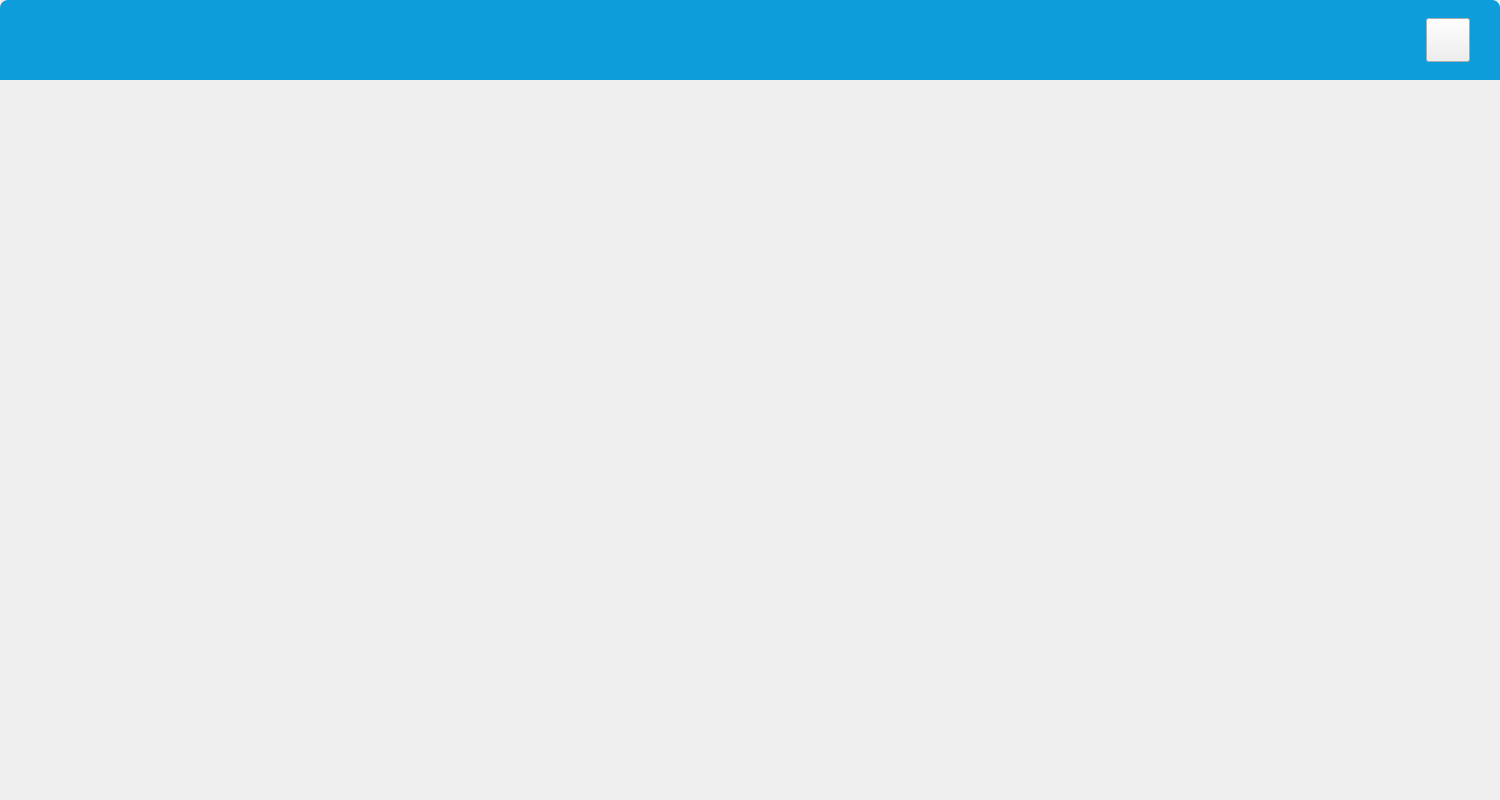
<?xml version="1.0" encoding="UTF-8"?>
<ui version="4.0">
 <class>CBaseDialog</class>
 <widget class="QWidget" name="CBaseDialog">
  <property name="geometry">
   <rect>
    <x>0</x>
    <y>0</y>
    <width>1500</width>
    <height>800</height>
   </rect>
  </property>
  <property name="windowTitle">
   <string>Form</string>
  </property>
  <property name="styleSheet">
   <string notr="true"/>
  </property>
  <widget class="QGroupBox" name="groupBox">
   <property name="geometry">
    <rect>
     <x>0</x>
     <y>0</y>
     <width>1500</width>
     <height>80</height>
    </rect>
   </property>
   <property name="styleSheet">
    <string notr="true">#groupBox{background: #0D9DDB;
border-top-left-radius: 8px;border-top-right-radius:8px}</string>
   </property>
   <property name="title">
    <string/>
   </property>
   <widget class="QLabel" name="title_Label">
    <property name="geometry">
     <rect>
      <x>600</x>
      <y>0</y>
      <width>300</width>
      <height>80</height>
     </rect>
    </property>
    <property name="font">
     <font>
      <family>黑体</family>
      <pointsize>25</pointsize>
     </font>
    </property>
    <property name="styleSheet">
     <string notr="true">color:white;</string>
    </property>
    <property name="text">
     <string/>
    </property>
    <property name="alignment">
     <set>Qt::AlignCenter</set>
    </property>
   </widget>
   <widget class="QPushButton" name="close_Btn">
    <property name="geometry">
     <rect>
      <x>1426</x>
      <y>18</y>
      <width>44</width>
      <height>44</height>
     </rect>
    </property>
    <property name="styleSheet">
     <string notr="true">border-image: url(:/new/prefix1/release/source/image/close.png);</string>
    </property>
    <property name="text">
     <string/>
    </property>
   </widget>
  </widget>
 </widget>
 <resources/>
 <connections/>
</ui>
